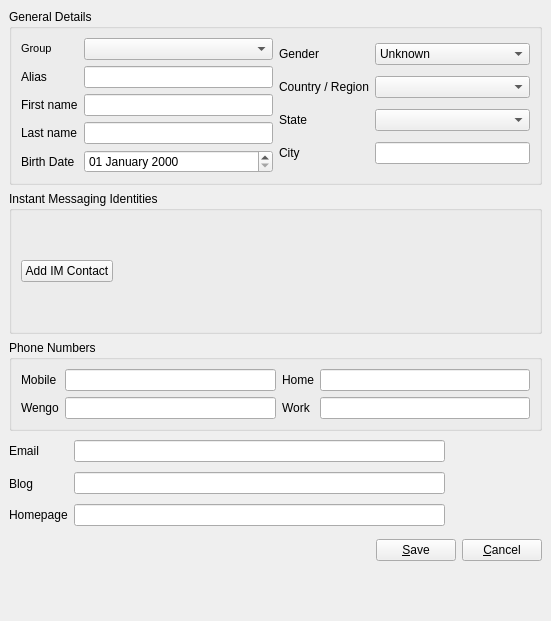
<ui version="4.0" >
 <author></author>
 <comment></comment>
 <exportmacro></exportmacro>
 <class>ContactDetails</class>
 <widget class="QWidget" name="ContactDetails" >
  <property name="geometry" >
   <rect>
    <x>0</x>
    <y>0</y>
    <width>551</width>
    <height>621</height>
   </rect>
  </property>
  <property name="maximumSize" >
   <size>
    <width>16777215</width>
    <height>16777215</height>
   </size>
  </property>
  <property name="windowTitle" >
   <string>WengoPhone - Contact Details</string>
  </property>
  <layout class="QGridLayout" >
   <property name="margin" >
    <number>9</number>
   </property>
   <property name="spacing" >
    <number>6</number>
   </property>
   <item row="3" column="1" >
    <widget class="QLineEdit" name="email" />
   </item>
   <item row="5" column="0" >
    <widget class="QLabel" name="label_21" >
     <property name="text" >
      <string>Homepage</string>
     </property>
    </widget>
   </item>
   <item rowspan="3" row="3" column="2" >
    <widget class="QLabel" name="avatarPixmap" >
     <property name="minimumSize" >
      <size>
       <width>91</width>
       <height>91</height>
      </size>
     </property>
     <property name="maximumSize" >
      <size>
       <width>91</width>
       <height>91</height>
      </size>
     </property>
     <property name="palette" >
      <palette>
       <active>
        <color>
         <red>0</red>
         <green>0</green>
         <blue>0</blue>
        </color>
        <color>
         <red>212</red>
         <green>208</green>
         <blue>200</blue>
        </color>
        <color>
         <red>255</red>
         <green>255</green>
         <blue>255</blue>
        </color>
        <color>
         <red>234</red>
         <green>229</green>
         <blue>220</blue>
        </color>
        <color>
         <red>128</red>
         <green>128</green>
         <blue>128</blue>
        </color>
        <color>
         <red>141</red>
         <green>139</green>
         <blue>133</blue>
        </color>
        <color>
         <red>0</red>
         <green>0</green>
         <blue>0</blue>
        </color>
        <color>
         <red>255</red>
         <green>255</green>
         <blue>255</blue>
        </color>
        <color>
         <red>0</red>
         <green>0</green>
         <blue>0</blue>
        </color>
        <color>
         <red>255</red>
         <green>255</green>
         <blue>255</blue>
        </color>
        <color>
         <red>195</red>
         <green>212</green>
         <blue>191</blue>
        </color>
        <color>
         <red>64</red>
         <green>64</green>
         <blue>64</blue>
        </color>
        <color>
         <red>10</red>
         <green>36</green>
         <blue>106</blue>
        </color>
        <color>
         <red>255</red>
         <green>255</green>
         <blue>255</blue>
        </color>
        <color>
         <red>0</red>
         <green>0</green>
         <blue>255</blue>
        </color>
        <color>
         <red>255</red>
         <green>0</green>
         <blue>255</blue>
        </color>
        <color>
         <red>232</red>
         <green>232</green>
         <blue>232</blue>
        </color>
       </active>
       <inactive>
        <color>
         <red>0</red>
         <green>0</green>
         <blue>0</blue>
        </color>
        <color>
         <red>212</red>
         <green>208</green>
         <blue>200</blue>
        </color>
        <color>
         <red>255</red>
         <green>255</green>
         <blue>255</blue>
        </color>
        <color>
         <red>234</red>
         <green>229</green>
         <blue>220</blue>
        </color>
        <color>
         <red>128</red>
         <green>128</green>
         <blue>128</blue>
        </color>
        <color>
         <red>141</red>
         <green>139</green>
         <blue>133</blue>
        </color>
        <color>
         <red>0</red>
         <green>0</green>
         <blue>0</blue>
        </color>
        <color>
         <red>255</red>
         <green>255</green>
         <blue>255</blue>
        </color>
        <color>
         <red>0</red>
         <green>0</green>
         <blue>0</blue>
        </color>
        <color>
         <red>255</red>
         <green>255</green>
         <blue>255</blue>
        </color>
        <color>
         <red>195</red>
         <green>212</green>
         <blue>191</blue>
        </color>
        <color>
         <red>64</red>
         <green>64</green>
         <blue>64</blue>
        </color>
        <color>
         <red>212</red>
         <green>208</green>
         <blue>200</blue>
        </color>
        <color>
         <red>0</red>
         <green>0</green>
         <blue>0</blue>
        </color>
        <color>
         <red>0</red>
         <green>0</green>
         <blue>255</blue>
        </color>
        <color>
         <red>255</red>
         <green>0</green>
         <blue>255</blue>
        </color>
        <color>
         <red>232</red>
         <green>232</green>
         <blue>232</blue>
        </color>
       </inactive>
       <disabled>
        <color>
         <red>106</red>
         <green>104</green>
         <blue>100</blue>
        </color>
        <color>
         <red>212</red>
         <green>208</green>
         <blue>200</blue>
        </color>
        <color>
         <red>255</red>
         <green>255</green>
         <blue>255</blue>
        </color>
        <color>
         <red>233</red>
         <green>231</green>
         <blue>227</blue>
        </color>
        <color>
         <red>128</red>
         <green>128</green>
         <blue>128</blue>
        </color>
        <color>
         <red>141</red>
         <green>139</green>
         <blue>133</blue>
        </color>
        <color>
         <red>106</red>
         <green>104</green>
         <blue>100</blue>
        </color>
        <color>
         <red>255</red>
         <green>255</green>
         <blue>255</blue>
        </color>
        <color>
         <red>106</red>
         <green>104</green>
         <blue>100</blue>
        </color>
        <color>
         <red>195</red>
         <green>212</green>
         <blue>191</blue>
        </color>
        <color>
         <red>195</red>
         <green>212</green>
         <blue>191</blue>
        </color>
        <color>
         <red>0</red>
         <green>0</green>
         <blue>0</blue>
        </color>
        <color>
         <red>10</red>
         <green>36</green>
         <blue>106</blue>
        </color>
        <color>
         <red>255</red>
         <green>255</green>
         <blue>255</blue>
        </color>
        <color>
         <red>0</red>
         <green>0</green>
         <blue>255</blue>
        </color>
        <color>
         <red>255</red>
         <green>0</green>
         <blue>255</blue>
        </color>
        <color>
         <red>232</red>
         <green>232</green>
         <blue>232</blue>
        </color>
       </disabled>
      </palette>
     </property>
     <property name="toolTip" >
      <string>Click to Change Avatar</string>
     </property>
     <property name="alignment" >
      <set>Qt::AlignCenter</set>
     </property>
     <property name="wordWrap" >
      <bool>true</bool>
     </property>
     <property name="buddy" >
      <cstring>ContactDetails</cstring>
     </property>
    </widget>
   </item>
   <item row="2" column="0" colspan="3" >
    <widget class="QGroupBox" name="personalDetailsGroup" >
     <property name="title" >
      <string>Phone Numbers</string>
     </property>
     <layout class="QGridLayout" >
      <property name="margin" >
       <number>9</number>
      </property>
      <property name="spacing" >
       <number>6</number>
      </property>
      <item row="1" column="3" >
       <widget class="QLineEdit" name="workPhone" />
      </item>
      <item row="1" column="2" >
       <widget class="QLabel" name="label_18" >
        <property name="text" >
         <string>Work</string>
        </property>
       </widget>
      </item>
      <item row="0" column="1" >
       <widget class="QLineEdit" name="cellPhone" />
      </item>
      <item row="1" column="1" >
       <widget class="QLineEdit" name="wengoPhone" />
      </item>
      <item row="0" column="0" >
       <widget class="QLabel" name="label_15" >
        <property name="text" >
         <string>Mobile</string>
        </property>
       </widget>
      </item>
      <item row="1" column="0" >
       <widget class="QLabel" name="label_16" >
        <property name="text" >
         <string>Wengo</string>
        </property>
       </widget>
      </item>
      <item row="0" column="3" >
       <widget class="QLineEdit" name="homePhone" />
      </item>
      <item row="0" column="2" >
       <widget class="QLabel" name="label_17" >
        <property name="text" >
         <string>Home</string>
        </property>
       </widget>
      </item>
     </layout>
    </widget>
   </item>
   <item row="4" column="0" >
    <widget class="QLabel" name="label_20" >
     <property name="text" >
      <string>Blog</string>
     </property>
    </widget>
   </item>
   <item row="6" column="0" colspan="3" >
    <layout class="QGridLayout" >
     <property name="margin" >
      <number>0</number>
     </property>
     <property name="spacing" >
      <number>6</number>
     </property>
     <item row="0" column="0" >
      <spacer>
       <property name="orientation" >
        <enum>Qt::Horizontal</enum>
       </property>
       <property name="sizeHint" >
        <size>
         <width>608</width>
         <height>32</height>
        </size>
       </property>
      </spacer>
     </item>
     <item row="0" column="2" >
      <widget class="QPushButton" name="cancelButton" >
       <property name="text" >
        <string>&amp;Cancel</string>
       </property>
      </widget>
     </item>
     <item row="0" column="1" >
      <widget class="QPushButton" name="saveButton" >
       <property name="text" >
        <string>&amp;Save</string>
       </property>
      </widget>
     </item>
    </layout>
   </item>
   <item row="4" column="1" >
    <widget class="QLineEdit" name="blog" />
   </item>
   <item row="1" column="0" colspan="3" >
    <widget class="QGroupBox" name="IMAccountGroup" >
     <property name="title" >
      <string>Instant Messaging Identities</string>
     </property>
     <layout class="QGridLayout" >
      <property name="margin" >
       <number>9</number>
      </property>
      <property name="spacing" >
       <number>6</number>
      </property>
      <item row="1" column="2" >
       <spacer>
        <property name="orientation" >
         <enum>Qt::Horizontal</enum>
        </property>
        <property name="sizeHint" >
         <size>
          <width>40</width>
          <height>20</height>
         </size>
        </property>
       </spacer>
      </item>
      <item row="1" column="1" >
       <widget class="QPushButton" name="addIMContactButton" >
        <property name="text" >
         <string>Add IM Contact</string>
        </property>
       </widget>
      </item>
      <item row="0" column="1" >
       <spacer>
        <property name="orientation" >
         <enum>Qt::Vertical</enum>
        </property>
        <property name="sizeHint" >
         <size>
          <width>20</width>
          <height>40</height>
         </size>
        </property>
       </spacer>
      </item>
      <item row="2" column="1" >
       <spacer>
        <property name="orientation" >
         <enum>Qt::Vertical</enum>
        </property>
        <property name="sizeHint" >
         <size>
          <width>20</width>
          <height>40</height>
         </size>
        </property>
       </spacer>
      </item>
     </layout>
    </widget>
   </item>
   <item row="5" column="1" >
    <widget class="QLineEdit" name="web" />
   </item>
   <item row="3" column="0" >
    <widget class="QLabel" name="label_19" >
     <property name="text" >
      <string>Email</string>
     </property>
    </widget>
   </item>
   <item row="7" column="1" >
    <spacer>
     <property name="orientation" >
      <enum>Qt::Vertical</enum>
     </property>
     <property name="sizeHint" >
      <size>
       <width>20</width>
       <height>40</height>
      </size>
     </property>
    </spacer>
   </item>
   <item row="0" column="0" colspan="3" >
    <widget class="QGroupBox" name="wengoGeneralDetailsGroup" >
     <property name="layoutDirection" >
      <enum>Qt::LeftToRight</enum>
     </property>
     <property name="title" >
      <string>General Details</string>
     </property>
     <layout class="QGridLayout" >
      <property name="margin" >
       <number>9</number>
      </property>
      <property name="spacing" >
       <number>6</number>
      </property>
      <item row="0" column="0" >
       <layout class="QGridLayout" >
        <property name="margin" >
         <number>0</number>
        </property>
        <property name="spacing" >
         <number>6</number>
        </property>
        <item row="1" column="0" >
         <widget class="QLabel" name="label_3" >
          <property name="text" >
           <string>Alias</string>
          </property>
         </widget>
        </item>
        <item row="4" column="1" >
         <widget class="QDateEdit" name="birthDate" >
          <property name="displayFormat" >
           <string>dd MMMM yyyy</string>
          </property>
         </widget>
        </item>
        <item row="2" column="1" >
         <widget class="QLineEdit" name="firstName" >
          <property name="maxLength" >
           <number>20</number>
          </property>
         </widget>
        </item>
        <item row="2" column="0" >
         <widget class="QLabel" name="label_5" >
          <property name="text" >
           <string>First name</string>
          </property>
         </widget>
        </item>
        <item row="3" column="0" >
         <widget class="QLabel" name="label_6" >
          <property name="text" >
           <string>Last name</string>
          </property>
         </widget>
        </item>
        <item row="1" column="1" >
         <widget class="QLineEdit" name="alias" />
        </item>
        <item row="4" column="0" >
         <widget class="QLabel" name="label_7" >
          <property name="text" >
           <string>Birth Date</string>
          </property>
         </widget>
        </item>
        <item row="3" column="1" >
         <widget class="QLineEdit" name="lastName" >
          <property name="maxLength" >
           <number>20</number>
          </property>
         </widget>
        </item>
        <item row="0" column="0" >
         <widget class="QLabel" name="label" >
          <property name="text" >
           <string>&lt;html>&lt;head>&lt;meta name="qrichtext" content="1" />&lt;/head>&lt;body style=" white-space: pre-wrap; font-family:MS Shell Dlg; font-size:8.25pt; font-weight:400; font-style:normal; text-decoration:none;">&lt;p style=" margin-top:0px; margin-bottom:0px; margin-left:0px; margin-right:0px; -qt-block-indent:0; text-indent:0px;">&lt;span style=" font-size:8pt;">Group&lt;/span>&lt;/p>&lt;/body>&lt;/html></string>
          </property>
         </widget>
        </item>
        <item row="0" column="1" >
         <widget class="QComboBox" name="groupComboBox" />
        </item>
       </layout>
      </item>
      <item row="0" column="1" >
       <layout class="QGridLayout" >
        <property name="margin" >
         <number>0</number>
        </property>
        <property name="spacing" >
         <number>6</number>
        </property>
        <item row="3" column="1" >
         <widget class="QLineEdit" name="city" >
          <property name="maxLength" >
           <number>20</number>
          </property>
         </widget>
        </item>
        <item row="2" column="0" >
         <widget class="QLabel" name="label_12" >
          <property name="text" >
           <string>State</string>
          </property>
         </widget>
        </item>
        <item row="0" column="0" >
         <widget class="QLabel" name="label_10" >
          <property name="text" >
           <string>Gender</string>
          </property>
         </widget>
        </item>
        <item row="1" column="1" >
         <widget class="QComboBox" name="country" />
        </item>
        <item row="1" column="0" >
         <widget class="QLabel" name="label_11" >
          <property name="text" >
           <string>Country / Region</string>
          </property>
         </widget>
        </item>
        <item row="2" column="1" >
         <widget class="QComboBox" name="state" />
        </item>
        <item row="3" column="0" >
         <widget class="QLabel" name="label_8" >
          <property name="text" >
           <string>City</string>
          </property>
         </widget>
        </item>
        <item row="0" column="1" >
         <widget class="QComboBox" name="gender" >
          <item>
           <property name="text" >
            <string>Unknown</string>
           </property>
          </item>
          <item>
           <property name="text" >
            <string>Male</string>
           </property>
          </item>
          <item>
           <property name="text" >
            <string>Female</string>
           </property>
          </item>
         </widget>
        </item>
       </layout>
      </item>
     </layout>
    </widget>
   </item>
  </layout>
 </widget>
 <pixmapfunction></pixmapfunction>
 <tabstops>
  <tabstop>alias</tabstop>
  <tabstop>firstName</tabstop>
  <tabstop>lastName</tabstop>
  <tabstop>birthDate</tabstop>
  <tabstop>gender</tabstop>
  <tabstop>country</tabstop>
  <tabstop>state</tabstop>
  <tabstop>city</tabstop>
  <tabstop>cellPhone</tabstop>
  <tabstop>wengoPhone</tabstop>
  <tabstop>homePhone</tabstop>
  <tabstop>workPhone</tabstop>
  <tabstop>email</tabstop>
  <tabstop>blog</tabstop>
  <tabstop>web</tabstop>
  <tabstop>saveButton</tabstop>
  <tabstop>cancelButton</tabstop>
  <tabstop>addIMContactButton</tabstop>
 </tabstops>
 <resources/>
 <connections/>
</ui>
